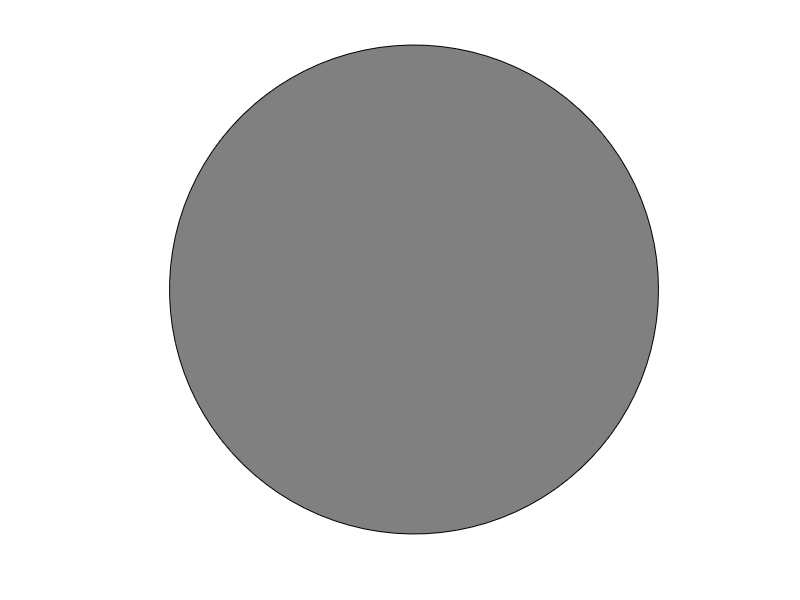
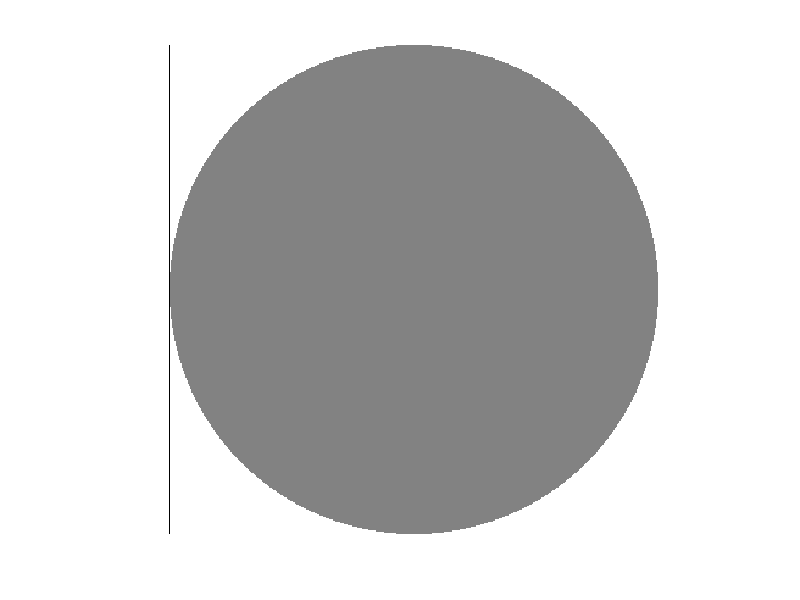
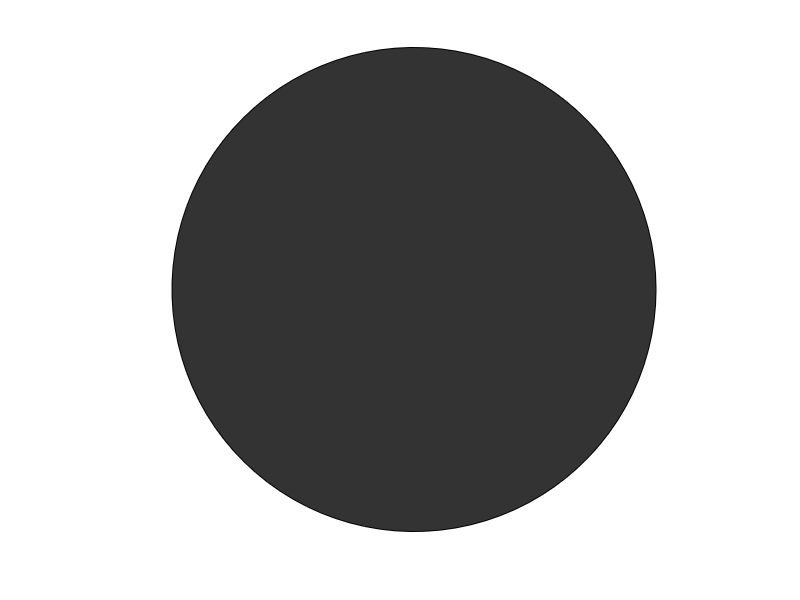

MATLAB code for these plots, in order:
close all
clear all
clc
%%
nsteps = 100;
r = linspace(0,1,nsteps);

theta = linspace(0,2*pi,100);

bkgd = 1;
dsk = .5;

figure
% figure('color',bkgd*ones(1,3),'position',[500,500,401,401])
axis equal
axis([-2,2,-2,2])
axis off
for i = 1:nsteps
    xy = r(i)*exp(theta*1i)+rand+1i*rand;
    h = patch(real(xy),imag(xy),dsk*ones(1,3),'edgecolor','none');
    drawnow
    delete(h)
end
%%

r = linspace(0,1,nsteps);

ntheta = 100;
theta = linspace(0,2*pi,ntheta);

[r,theta] = meshgrid(r,theta);
xy = r.*exp(theta*1i);
x = real(xy);
y = imag(xy);


figure('color',bkgd*ones(1,3),'position',[500,500,401,401])
axis equal
axis([-1,1,-1,1])
axis off
for i = 1:nsteps
    patch(x(:,i),y(:,i),dsk*ones(1,3))
    drawnow
end
%%

sz = [401,401];

r = linspace(0,sz(1)/2,nsteps);

bw = zeros(sz);
ind = sub2ind(sz,(sz(1)+1)/2,(sz(2)+1)/2);
bw(ind) = 1;
d = bwdist(bw);
d = repmat(d,[1,1,nsteps]);

r = repmat(reshape(r,[1,1,nsteps]),[sz,1]);

bw = d > r;

gray = dsk*ones([sz,nsteps]);
gray(bw) = bkgd;


figure('color',bkgd*ones(1,3))
h = imshow(bw(:,:,1));
set(gcf,'position',[500,500,401,401])
for i = 1:nsteps
    set(h,'CData',gray(:,:,i))
    drawnow
end
%%
nsteps = 100;
l2 = linspace(1,0,nsteps);
l1 = .1;
r2 = .1;

r = r2*l1./l2;

theta = linspace(0,2*pi,100);

bkgd = .7;
dsk = .2;

figure('color',bkgd*ones(1,3),'position',[500,500,401,401])
axis equal
axis([-1,1,-1,1])
axis off
for i = 1:nsteps
    xy = r(i)*exp(theta*1i);
    patch(real(xy),imag(xy),dsk*ones(1,3))
    drawnow
    pause(.01)
end